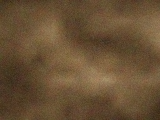
#> input picture testdata/photos/sand_160x120_s900000.png, 160 x 120 px
$ python gen_g3_fixtures.py
#> lines starting #> are read from the running program, lines starting #| are printed output that depends on the picture
#!/usr/bin/env python3
"""MNF10-G3 (Track B shared-model discovery) controlled fixtures.

Jon's test design: (1) a real photograph with repeated structural
features; (2) a CONTROLLED variant where several patches are generated
from exactly the same mathematical rule (integer phase-lattice texture,
the CY01 mechanism), plus a 2%-corrupted variant (CY01's measured
robustness class). These separate implementation capability from
practical value on natural photography.
"""
import numpy as np
from PIL import Image
from pathlib import Path

ROOT = Path(__file__).parent.parent
OUT = Path("/tmp/g3")


def main():
    OUT.mkdir(exist_ok=True)
    photo = np.asarray(Image.open(ROOT / "testdata/photos/sand_160x120_s900000.png").convert("RGB"), dtype=np.uint8)
#> photo is the input picture: shape (120, 160, 3); mean R, G, B 104.8, 80.8, 53
    Image.fromarray(photo, "RGB").save(OUT / "g3_photo.png")
    h, w = photo.shape[:2]
#> h = 120; w = 160
    # ONE 32x32 texture tile at a textural patch (mid-image), displaced to 5
    # disjoint sites at integer offsets (the exact shared rule: translation)
    ty, tx = 44, 64
    tile = photo[ty:ty + 32, tx:tx + 32].copy()
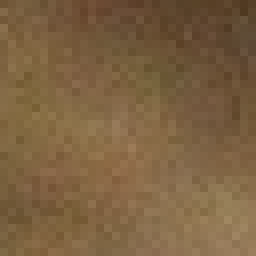
#> tile: shape (32, 32, 3) (shown 8 times larger); mean R, G, B 124.5, 97.5, 65.1
    sites = [(8, 8), (44, 8), (80, 8), (8, 120), (44, 120), (80, 120)]
    variant = photo.copy()
    for (sy, sx) in sites:
        variant[sy:sy + 32, sx:sx + 32] = tile
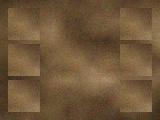
#> variant: shape (120, 160, 3); mean R, G, B 112.2, 87.1, 57.6
    Image.fromarray(variant, "RGB").save(OUT / "g3_shared_exact.png")
    rng = np.random.RandomState(21)
    corrupt = variant.copy().astype(np.int16)
    mask = rng.rand(h, w) < 0.02
    for c in range(3):
        corrupt[:, :, c][mask] = np.clip(corrupt[:, :, c][mask] + rng.randint(-3, 4, mask.sum()), 0, 255)
#> corrupt: shape (120, 160, 3) int16; mean R, G, B 112.2, 87.1, 57.6
    Image.fromarray(corrupt.astype(np.uint8), "RGB").save(OUT / "g3_shared_2pct.png")
    print(f"fixtures: photo {w}x{h}; shared-exact {len(sites)} sites; corrupted {mask.mean():.3f}")
#| fixtures: photo 160x120; shared-exact 6 sites; corrupted 0.020
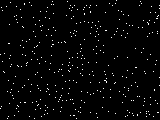
#> mask: shape (120, 160) bool; 2% white in thin lines or dots


if __name__ == "__main__":
    main()

$ run again, with testdata/photos/autumn_192x144_s900001.png copied over testdata/photos/sand_160x120_s900000.png
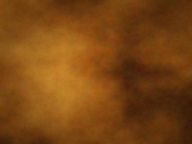
#> input picture testdata/photos/autumn_192x144_s900001.png, 192 x 144 px
#> in main, photo is the input picture: shape (144, 192, 3); mean R, G, B 122.3, 70.1, 19.1
#> after the loop in main, `for (sy, sx) in sites:`:
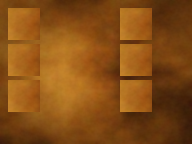
#> variant: shape (144, 192, 3); mean R, G, B 134.1, 77.9, 21.3
#| fixtures: photo 192x144; shared-exact 6 sites; corrupted 0.021
#> in main, `print(f"fixtures: photo {w}x{h}; shared-exact {len(sites)} sites; corr..`:
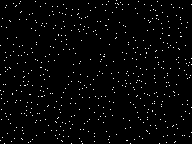
#> mask: shape (144, 192) bool; 2.1% white in thin lines or dots

$ run again, with testdata/photos/dusk_160x120_s900003.png copied over testdata/photos/sand_160x120_s900000.png
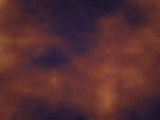
#> input picture testdata/photos/dusk_160x120_s900003.png, 160 x 120 px
#> in main, photo is the input picture: shape (120, 160, 3); mean R, G, B 85.5, 44.7, 48
#> in main, `tile = photo[ty:ty + 32, tx:tx + 32].copy()`:
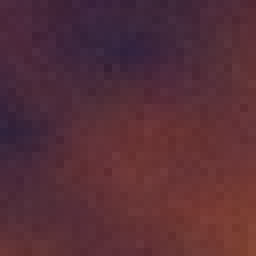
#> tile: shape (32, 32, 3) (shown 8 times larger); mean R, G, B 86.9, 46.4, 56.2
#> after the loop in main, `for (sy, sx) in sites:`:
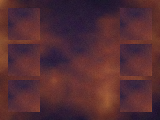
#> variant: shape (120, 160, 3); mean R, G, B 84.2, 44.9, 51.4
#| fixtures: photo 160x120; shared-exact 6 sites; corrupted 0.020
#> mask: shape (120, 160) bool; 2% white in thin lines or dots
